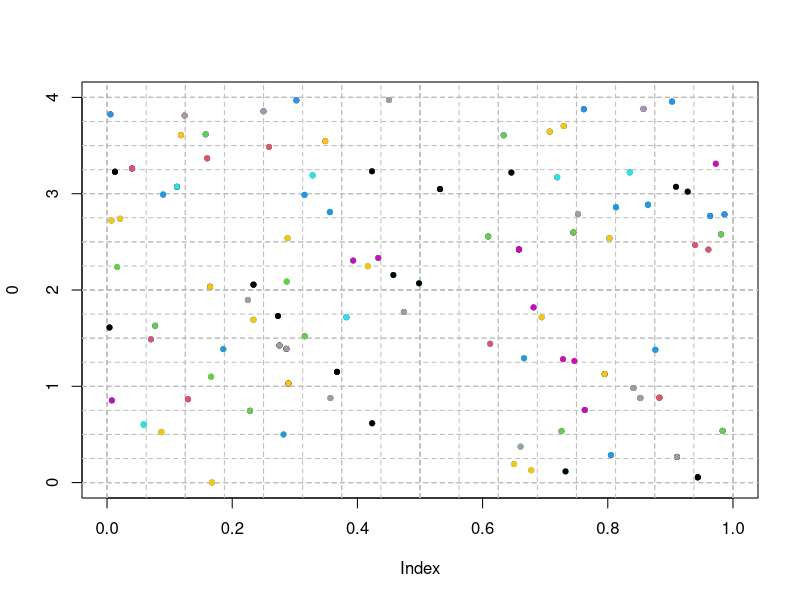

This chart was generated by the following R code:
# draft
# source("../Rfunctions/Rfunctions.R")

library(ggplot2)

df = data.frame(v1 = runif(100, 0, 1),
                v2 = runif(100, 0, 4))


# params ------------------------------------------------------------------

dimz = lapply(df, range)

# init --------------------------------------------------------------------

cm = list()



# grid --------------------------------------------------------------------
a = list(c(0,1), c(0,4))
rec.grid = function(a,x){
  # a is list of ranges for each variable
  out = seq(a[1], a[length(a)], len = 2^x + 1)
  return(out)
}

in.interval = function(x, y){
  # x data, y = interval
  # return(cbind(x, findInterval(x, y)))
  return(findInterval(x, y))
}

#  ------------------------------------------------------------------------




# algorithm ---------------------------------------------------------------


a = list(c(0,1), c(0,4))
plot(0, xlim = a[[1]], ylim = a[[2]], col = 'white')

cond = T
i = 0
fake = gridz = list()
nsteps = 4

for(i in 1:nsteps){
  # i = i + 1
  
  # grid
  a = lapply(a, rec.grid, x = i)
  
  # count
  
  
  # plot
  abline(v = a[[1]], lty = 2, col = 'grey')
  abline(h = a[[2]], lty = 2, col = 'grey')
  
  for(j in 1:ncol(df)){
    fake[[j]] = in.interval(df[,j], a[[j]])
  }
  gridz[[i]] = do.call(paste0, fake)
  points(df$v1, df$v2, pch = 20, col = gridz[[i]])
  # evaluate condition
  
  readline('fesfes')
}

lapply(gridz, table)

